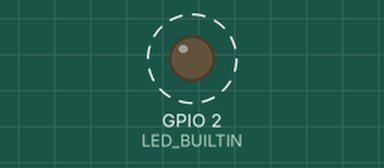
Bench run of a sketch on a simulated ESP32. Shown: output pins drawn as LEDs (lit = HIGH). Dashed ring = blinking.

Above: at 0.2 s.
Timing chart, 0 to 3.0 s (numbered marks = the images above):
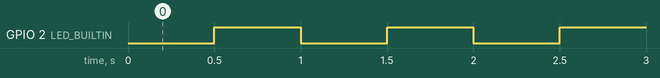

The sketch:

main-door.ino
```cpp
# include <WiFi.h>

void setup() {
    pinMode(LED_BUILTIN, OUTPUT);
}

void loop() {
    delay(500);
    digitalWrite(LED_BUILTIN, HIGH);
    delay(500);
    digitalWrite(LED_BUILTIN, LOW);
}
```

Measured:
- by itself, GPIO 2 (LED_BUILTIN): alternates HIGH for 0.50 s and LOW for 0.50 s
